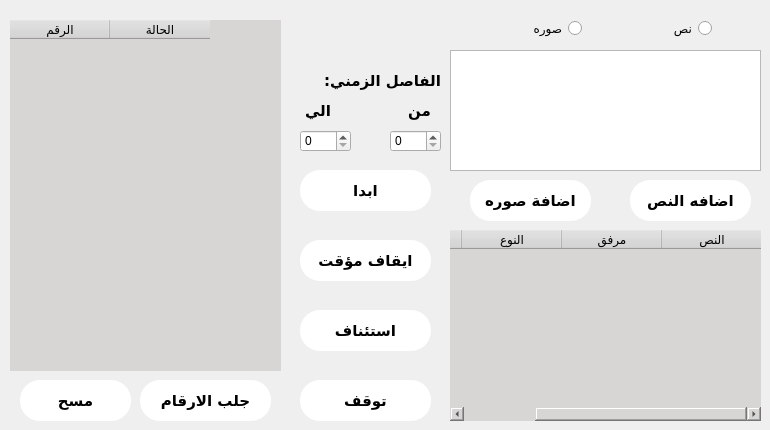
     <widget class="QWidget" name="tab_7">
      <attribute name="title">
       <string>ارسال للارقام</string>
      </attribute>
      <widget class="QTableWidget" name="tableWidget_3">
       <property name="geometry">
        <rect>
         <x>10</x>
         <y>20</y>
         <width>271</width>
         <height>351</height>
        </rect>
       </property>
       <property name="layoutDirection">
        <enum>Qt::LeftToRight</enum>
       </property>
       <property name="autoFillBackground">
        <bool>false</bool>
       </property>
       <property name="styleSheet">
        <string notr="true">border: none;
background-color: #d7d6d5;
</string>
       </property>
       <property name="textElideMode">
        <enum>Qt::ElideRight</enum>
       </property>
       <column>
        <property name="text">
         <string>الرقم</string>
        </property>
       </column>
       <column>
        <property name="text">
         <string>الحالة</string>
        </property>
       </column>
      </widget>
      <widget class="QPushButton" name="pushButton_15">
       <property name="geometry">
        <rect>
         <x>300</x>
         <y>170</y>
         <width>131</width>
         <height>41</height>
        </rect>
       </property>
       <property name="font">
        <font>
         <family>Almarai</family>
         <pointsize>11</pointsize>
         <weight>75</weight>
         <bold>true</bold>
        </font>
       </property>
       <property name="cursor">
        <cursorShape>PointingHandCursor</cursorShape>
       </property>
       <property name="styleSheet">
        <string notr="true">border-radius: 20px;
background-color: rgb(255, 255, 255);
</string>
       </property>
       <property name="text">
        <string>ابدا</string>
       </property>
       <property name="iconSize">
        <size>
         <width>200</width>
         <height>50</height>
        </size>
       </property>
      </widget>
      <widget class="QPushButton" name="pushButton_16">
       <property name="geometry">
        <rect>
         <x>300</x>
         <y>310</y>
         <width>131</width>
         <height>41</height>
        </rect>
       </property>
       <property name="font">
        <font>
         <family>Almarai</family>
         <pointsize>11</pointsize>
         <weight>75</weight>
         <bold>true</bold>
        </font>
       </property>
       <property name="cursor">
        <cursorShape>PointingHandCursor</cursorShape>
       </property>
       <property name="styleSheet">
        <string notr="true">border-radius: 20px;
background-color: rgb(255, 255, 255);
</string>
       </property>
       <property name="text">
        <string>استئناف</string>
       </property>
       <property name="iconSize">
        <size>
         <width>200</width>
         <height>50</height>
        </size>
       </property>
      </widget>
      <widget class="QPushButton" name="pushButton_17">
       <property name="geometry">
        <rect>
         <x>300</x>
         <y>240</y>
         <width>131</width>
         <height>41</height>
        </rect>
       </property>
       <property name="font">
        <font>
         <family>Almarai</family>
         <pointsize>11</pointsize>
         <weight>75</weight>
         <bold>true</bold>
        </font>
       </property>
       <property name="cursor">
        <cursorShape>PointingHandCursor</cursorShape>
       </property>
       <property name="styleSheet">
        <string notr="true">border-radius: 20px;
background-color: rgb(255, 255, 255);
</string>
       </property>
       <property name="text">
        <string>ايقاف مؤقت</string>
       </property>
       <property name="iconSize">
        <size>
         <width>200</width>
         <height>50</height>
        </size>
       </property>
      </widget>
      <widget class="QPushButton" name="pushButton_18">
       <property name="geometry">
        <rect>
         <x>20</x>
         <y>380</y>
         <width>111</width>
         <height>41</height>
        </rect>
       </property>
       <property name="font">
        <font>
         <family>Almarai</family>
         <pointsize>11</pointsize>
         <weight>75</weight>
         <bold>true</bold>
        </font>
       </property>
       <property name="cursor">
        <cursorShape>PointingHandCursor</cursorShape>
       </property>
       <property name="styleSheet">
        <string notr="true">border-radius: 20px;
background-color: rgb(255, 255, 255);
</string>
       </property>
       <property name="text">
        <string>مسح</string>
       </property>
       <property name="iconSize">
        <size>
         <width>200</width>
         <height>50</height>
        </size>
       </property>
      </widget>
      <widget class="QPushButton" name="pushButton_19">
       <property name="geometry">
        <rect>
         <x>140</x>
         <y>380</y>
         <width>131</width>
         <height>41</height>
        </rect>
       </property>
       <property name="font">
        <font>
         <family>Almarai</family>
         <pointsize>11</pointsize>
         <weight>75</weight>
         <bold>true</bold>
        </font>
       </property>
       <property name="cursor">
        <cursorShape>PointingHandCursor</cursorShape>
       </property>
       <property name="styleSheet">
        <string notr="true">border-radius: 20px;
background-color: rgb(255, 255, 255);
</string>
       </property>
       <property name="text">
        <string>جلب الارقام</string>
       </property>
       <property name="iconSize">
        <size>
         <width>200</width>
         <height>50</height>
        </size>
       </property>
      </widget>
      <widget class="QPushButton" name="pushButton_21">
       <property name="geometry">
        <rect>
         <x>300</x>
         <y>380</y>
         <width>131</width>
         <height>41</height>
        </rect>
       </property>
       <property name="font">
        <font>
         <family>Almarai</family>
         <pointsize>11</pointsize>
         <weight>75</weight>
         <bold>true</bold>
        </font>
       </property>
       <property name="cursor">
        <cursorShape>PointingHandCursor</cursorShape>
       </property>
       <property name="styleSheet">
        <string notr="true">border-radius: 20px;
background-color: rgb(255, 255, 255);
</string>
       </property>
       <property name="text">
        <string>توقف</string>
       </property>
       <property name="iconSize">
        <size>
         <width>200</width>
         <height>50</height>
        </size>
       </property>
      </widget>
      <widget class="QPushButton" name="pushButton_20">
       <property name="geometry">
        <rect>
         <x>630</x>
         <y>180</y>
         <width>121</width>
         <height>41</height>
        </rect>
       </property>
       <property name="font">
        <font>
         <family>Almarai</family>
         <pointsize>11</pointsize>
         <weight>75</weight>
         <bold>true</bold>
        </font>
       </property>
       <property name="cursor">
        <cursorShape>PointingHandCursor</cursorShape>
       </property>
       <property name="styleSheet">
        <string notr="true">border-radius: 20px;
background-color: rgb(255, 255, 255);
</string>
       </property>
       <property name="text">
        <string>اضافه النص</string>
       </property>
       <property name="iconSize">
        <size>
         <width>200</width>
         <height>50</height>
        </size>
       </property>
      </widget>
      <widget class="QPushButton" name="pushButton_22">
       <property name="geometry">
        <rect>
         <x>470</x>
         <y>180</y>
         <width>121</width>
         <height>41</height>
        </rect>
       </property>
       <property name="font">
        <font>
         <family>Almarai</family>
         <pointsize>11</pointsize>
         <weight>75</weight>
         <bold>true</bold>
        </font>
       </property>
       <property name="cursor">
        <cursorShape>PointingHandCursor</cursorShape>
       </property>
       <property name="styleSheet">
        <string notr="true">border-radius: 20px;
background-color: rgb(255, 255, 255);
</string>
       </property>
       <property name="text">
        <string>اضافة صوره</string>
       </property>
       <property name="iconSize">
        <size>
         <width>200</width>
         <height>50</height>
        </size>
       </property>
      </widget>
      <widget class="QTableWidget" name="tableWidget_4">
       <property name="geometry">
        <rect>
         <x>450</x>
         <y>230</y>
         <width>311</width>
         <height>191</height>
        </rect>
       </property>
       <property name="layoutDirection">
        <enum>Qt::RightToLeft</enum>
       </property>
       <property name="autoFillBackground">
        <bool>false</bool>
       </property>
       <property name="styleSheet">
        <string notr="true">border: none;
background-color: #d7d6d5;
</string>
       </property>
       <property name="textElideMode">
        <enum>Qt::ElideRight</enum>
       </property>
       <column>
        <property name="text">
         <string>النص</string>
        </property>
       </column>
       <column>
        <property name="text">
         <string>مرفق</string>
        </property>
       </column>
       <column>
        <property name="text">
         <string>النوع</string>
        </property>
       </column>
       <column>
        <property name="text">
         <string/>
        </property>
       </column>
      </widget>
      <widget class="QTextEdit" name="textEdit">
       <property name="geometry">
        <rect>
         <x>450</x>
         <y>50</y>
         <width>311</width>
         <height>121</height>
        </rect>
       </property>
       <property name="layoutDirection">
        <enum>Qt::RightToLeft</enum>
       </property>
      </widget>
      <widget class="QRadioButton" name="radioButton">
       <property name="geometry">
        <rect>
         <x>500</x>
         <y>20</y>
         <width>82</width>
         <height>17</height>
        </rect>
       </property>
       <property name="layoutDirection">
        <enum>Qt::RightToLeft</enum>
       </property>
       <property name="text">
        <string>صوره</string>
       </property>
      </widget>
      <widget class="QRadioButton" name="radioButton_2">
       <property name="geometry">
        <rect>
         <x>630</x>
         <y>20</y>
         <width>82</width>
         <height>17</height>
        </rect>
       </property>
       <property name="layoutDirection">
        <enum>Qt::RightToLeft</enum>
       </property>
       <property name="text">
        <string>نص</string>
       </property>
      </widget>
      <widget class="QLabel" name="label_7">
       <property name="geometry">
        <rect>
         <x>310</x>
         <y>70</y>
         <width>131</width>
         <height>21</height>
        </rect>
       </property>
       <property name="font">
        <font>
         <family>Almarai</family>
         <pointsize>11</pointsize>
         <weight>75</weight>
         <bold>true</bold>
        </font>
       </property>
       <property name="text">
        <string>الفاصل الزمني:</string>
       </property>
      </widget>
      <widget class="QSpinBox" name="spinBox_2">
       <property name="geometry">
        <rect>
         <x>300</x>
         <y>130</y>
         <width>51</width>
         <height>22</height>
        </rect>
       </property>
      </widget>
      <widget class="QSpinBox" name="spinBox_4">
       <property name="geometry">
        <rect>
         <x>390</x>
         <y>130</y>
         <width>51</width>
         <height>22</height>
        </rect>
       </property>
      </widget>
      <widget class="QLabel" name="label_21">
       <property name="geometry">
        <rect>
         <x>290</x>
         <y>100</y>
         <width>41</width>
         <height>21</height>
        </rect>
       </property>
       <property name="font">
        <font>
         <family>Almarai</family>
         <pointsize>11</pointsize>
         <weight>75</weight>
         <bold>true</bold>
        </font>
       </property>
       <property name="text">
        <string>الي</string>
       </property>
      </widget>
      <widget class="QLabel" name="label_22">
       <property name="geometry">
        <rect>
         <x>390</x>
         <y>100</y>
         <width>41</width>
         <height>21</height>
        </rect>
       </property>
       <property name="font">
        <font>
         <family>Almarai</family>
         <pointsize>11</pointsize>
         <weight>75</weight>
         <bold>true</bold>
        </font>
       </property>
       <property name="text">
        <string>من</string>
       </property>
      </widget>
     </widget>
